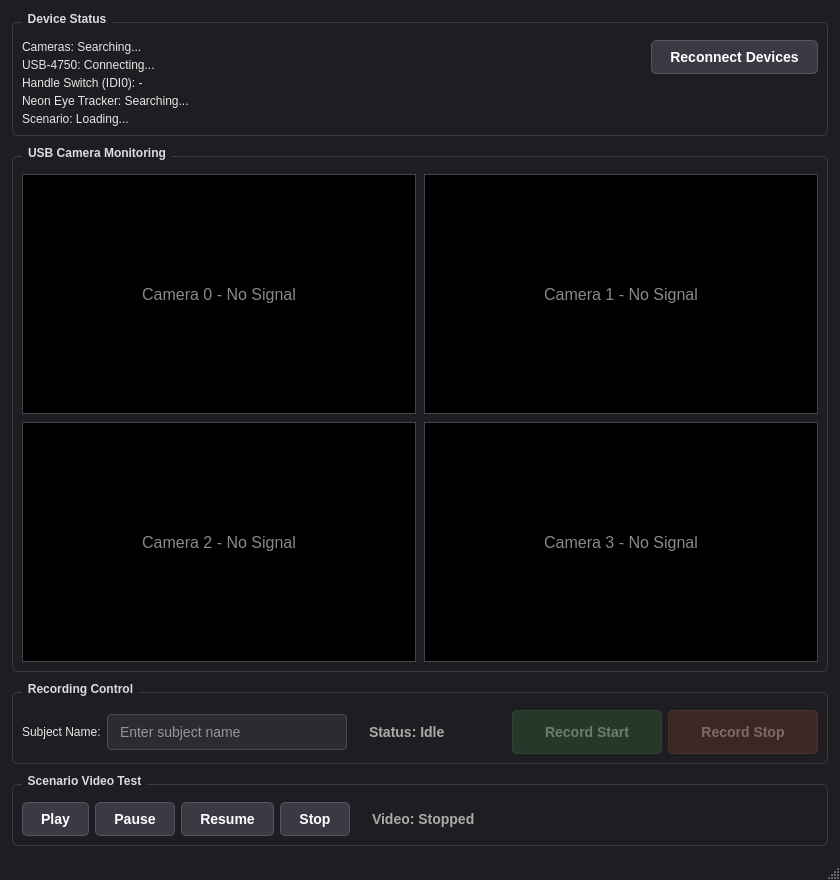
<?xml version="1.0" encoding="UTF-8"?>
<ui version="4.0">
 <class>MonitorWindow</class>
 <widget class="QMainWindow" name="MonitorWindow">
  <property name="geometry">
   <rect>
    <x>0</x>
    <y>0</y>
    <width>840</width>
    <height>680</height>
   </rect>
  </property>
  <property name="windowTitle">
   <string>Multi-Modal Experiment Monitor</string>
  </property>
  <property name="styleSheet">
   <string notr="true">QMainWindow {
    background-color: #1e1e22;
    color: #e6e6e6;
}
QGroupBox {
    border: 1px solid #3c3c44;
    border-radius: 6px;
    margin-top: 10px;
    padding-top: 8px;
    font-weight: bold;
    color: #dcdce0;
}
QGroupBox::title {
    subcontrol-origin: margin;
    left: 10px;
    padding: 0 4px;
}
QLabel {
    color: #e6e6e6;
}
QLineEdit {
    background-color: #2b2b31;
    color: #ffffff;
    border: 1px solid #4a4a55;
    border-radius: 4px;
    padding: 6px 10px;
    font-size: 14px;
}
QPushButton {
    background-color: #3a3a44;
    color: #ffffff;
    border: 1px solid #555562;
    border-radius: 5px;
    padding: 8px 18px;
    font-size: 14px;
    font-weight: bold;
}
QPushButton:hover:!disabled {
    background-color: #505060;
    border-color: #7c7c92;
}
QPushButton:pressed:!disabled {
    background-color: #2e2e38;
}
QPushButton:disabled {
    background-color: #2a2a30;
    color: #777780;
    border-color: #3a3a42;
}
QPushButton#recordStartButton {
    background-color: #2e7d32;
    border-color: #43a047;
}
QPushButton#recordStartButton:hover:!disabled {
    background-color: #388e3c;
}
QPushButton#recordStartButton:disabled {
    background-color: #263829;
    color: #6b7d6e;
    border-color: #324435;
}
QPushButton#recordStopButton {
    background-color: #c62828;
    border-color: #e53935;
}
QPushButton#recordStopButton:hover:!disabled {
    background-color: #d32f2f;
}
QPushButton#recordStopButton:disabled {
    background-color: #3d2626;
    color: #806868;
    border-color: #4a3232;
}</string>
  </property>
  <widget class="QWidget" name="centralwidget">
   <layout class="QVBoxLayout" name="mainVerticalLayout">
    <property name="spacing">
     <number>10</number>
    </property>
    <property name="leftMargin">
     <number>12</number>
    </property>
    <property name="topMargin">
     <number>12</number>
    </property>
    <property name="rightMargin">
     <number>12</number>
    </property>
    <property name="bottomMargin">
     <number>12</number>
    </property>
    <item>
     <widget class="QGroupBox" name="statusGroupBox">
      <property name="sizePolicy">
       <sizepolicy hsizetype="Preferred" vsizetype="Fixed">
        <horstretch>0</horstretch>
        <verstretch>0</verstretch>
       </sizepolicy>
      </property>
      <property name="title">
       <string>Device Status</string>
      </property>
      <layout class="QHBoxLayout" name="statusLayout">
       <item>
        <layout class="QVBoxLayout" name="statusLabelsLayout">
         <property name="spacing">
          <number>4</number>
         </property>
         <item>
          <widget class="QLabel" name="cameraStatusLabel">
           <property name="text">
            <string>Cameras: Searching...</string>
           </property>
          </widget>
         </item>
         <item>
          <widget class="QLabel" name="switchStatusLabel">
           <property name="text">
            <string>USB-4750: Connecting...</string>
           </property>
          </widget>
         </item>
         <item>
          <widget class="QLabel" name="switchStateLabel">
           <property name="text">
            <string>Handle Switch (IDI0): -</string>
           </property>
          </widget>
         </item>
         <item>
          <widget class="QLabel" name="eyeTrackerStatusLabel">
           <property name="text">
            <string>Neon Eye Tracker: Searching...</string>
           </property>
          </widget>
         </item>
         <item>
          <widget class="QLabel" name="scenarioStatusLabel">
           <property name="text">
            <string>Scenario: Loading...</string>
           </property>
          </widget>
         </item>
        </layout>
       </item>
       <item>
        <spacer name="statusSpacer">
         <property name="orientation">
          <enum>Qt::Horizontal</enum>
         </property>
         <property name="sizeHint" stdset="0">
          <size>
           <width>20</width>
           <height>20</height>
          </size>
         </property>
        </spacer>
       </item>
       <item alignment="Qt::AlignTop">
        <widget class="QPushButton" name="reconnectButton">
         <property name="text">
          <string>Reconnect Devices</string>
         </property>
        </widget>
       </item>
      </layout>
     </widget>
    </item>
    <item>
     <widget class="QGroupBox" name="cameraGroupBox">
      <property name="title">
       <string>USB Camera Monitoring</string>
      </property>
      <layout class="QGridLayout" name="cameraGridLayout">
       <property name="spacing">
        <number>8</number>
       </property>
       <item row="0" column="0">
        <widget class="QLabel" name="camLabel0">
         <property name="minimumSize">
          <size>
           <width>320</width>
           <height>240</height>
          </size>
         </property>
         <property name="styleSheet">
          <string notr="true">background-color: #000000; border: 1px solid #44444c; color: #888890; font-size: 16px;</string>
         </property>
         <property name="text">
          <string>Camera 0 - No Signal</string>
         </property>
         <property name="alignment">
          <set>Qt::AlignCenter</set>
         </property>
        </widget>
       </item>
       <item row="0" column="1">
        <widget class="QLabel" name="camLabel1">
         <property name="minimumSize">
          <size>
           <width>320</width>
           <height>240</height>
          </size>
         </property>
         <property name="styleSheet">
          <string notr="true">background-color: #000000; border: 1px solid #44444c; color: #888890; font-size: 16px;</string>
         </property>
         <property name="text">
          <string>Camera 1 - No Signal</string>
         </property>
         <property name="alignment">
          <set>Qt::AlignCenter</set>
         </property>
        </widget>
       </item>
       <item row="1" column="0">
        <widget class="QLabel" name="camLabel2">
         <property name="minimumSize">
          <size>
           <width>320</width>
           <height>240</height>
          </size>
         </property>
         <property name="styleSheet">
          <string notr="true">background-color: #000000; border: 1px solid #44444c; color: #888890; font-size: 16px;</string>
         </property>
         <property name="text">
          <string>Camera 2 - No Signal</string>
         </property>
         <property name="alignment">
          <set>Qt::AlignCenter</set>
         </property>
        </widget>
       </item>
       <item row="1" column="1">
        <widget class="QLabel" name="camLabel3">
         <property name="minimumSize">
          <size>
           <width>320</width>
           <height>240</height>
          </size>
         </property>
         <property name="styleSheet">
          <string notr="true">background-color: #000000; border: 1px solid #44444c; color: #888890; font-size: 16px;</string>
         </property>
         <property name="text">
          <string>Camera 3 - No Signal</string>
         </property>
         <property name="alignment">
          <set>Qt::AlignCenter</set>
         </property>
        </widget>
       </item>
      </layout>
     </widget>
    </item>
    <item>
     <widget class="QGroupBox" name="controlGroupBox">
      <property name="sizePolicy">
       <sizepolicy hsizetype="Preferred" vsizetype="Fixed">
        <horstretch>0</horstretch>
        <verstretch>0</verstretch>
       </sizepolicy>
      </property>
      <property name="title">
       <string>Recording Control</string>
      </property>
      <layout class="QHBoxLayout" name="controlLayout">
       <item>
        <widget class="QLabel" name="subjectNameLabel">
         <property name="text">
          <string>Subject Name:</string>
         </property>
        </widget>
       </item>
       <item>
        <widget class="QLineEdit" name="subjectNameEdit">
         <property name="minimumSize">
          <size>
           <width>240</width>
           <height>36</height>
          </size>
         </property>
         <property name="maximumSize">
          <size>
           <width>360</width>
           <height>16777215</height>
          </size>
         </property>
         <property name="placeholderText">
          <string>Enter subject name</string>
         </property>
        </widget>
       </item>
       <item>
        <widget class="QLabel" name="recordingStatusLabel">
         <property name="styleSheet">
          <string notr="true">font-size: 14px; font-weight: bold; color: #aaaaaa; padding-left: 12px;</string>
         </property>
         <property name="text">
          <string>Status: Idle</string>
         </property>
        </widget>
       </item>
       <item>
        <spacer name="controlSpacer">
         <property name="orientation">
          <enum>Qt::Horizontal</enum>
         </property>
         <property name="sizeHint" stdset="0">
          <size>
           <width>40</width>
           <height>20</height>
          </size>
         </property>
        </spacer>
       </item>
       <item>
        <widget class="QPushButton" name="recordStartButton">
         <property name="enabled">
          <bool>false</bool>
         </property>
         <property name="minimumSize">
          <size>
           <width>150</width>
           <height>44</height>
          </size>
         </property>
         <property name="text">
          <string>Record Start</string>
         </property>
        </widget>
       </item>
       <item>
        <widget class="QPushButton" name="recordStopButton">
         <property name="enabled">
          <bool>false</bool>
         </property>
         <property name="minimumSize">
          <size>
           <width>150</width>
           <height>44</height>
          </size>
         </property>
         <property name="text">
          <string>Record Stop</string>
         </property>
        </widget>
       </item>
      </layout>
     </widget>
    </item>
    <item>
     <widget class="QGroupBox" name="scenarioTestGroupBox">
      <property name="sizePolicy">
       <sizepolicy hsizetype="Preferred" vsizetype="Fixed">
        <horstretch>0</horstretch>
        <verstretch>0</verstretch>
       </sizepolicy>
      </property>
      <property name="title">
       <string>Scenario Video Test</string>
      </property>
      <layout class="QHBoxLayout" name="scenarioTestLayout">
       <item>
        <widget class="QPushButton" name="scenarioPlayButton">
         <property name="text">
          <string>Play</string>
         </property>
        </widget>
       </item>
       <item>
        <widget class="QPushButton" name="scenarioPauseButton">
         <property name="text">
          <string>Pause</string>
         </property>
        </widget>
       </item>
       <item>
        <widget class="QPushButton" name="scenarioResumeButton">
         <property name="text">
          <string>Resume</string>
         </property>
        </widget>
       </item>
       <item>
        <widget class="QPushButton" name="scenarioStopButton">
         <property name="text">
          <string>Stop</string>
         </property>
        </widget>
       </item>
       <item>
        <widget class="QLabel" name="scenarioPlaybackStateLabel">
         <property name="styleSheet">
          <string notr="true">font-size: 14px; font-weight: bold; color: #aaaaaa; padding-left: 12px;</string>
         </property>
         <property name="text">
          <string>Video: Stopped</string>
         </property>
        </widget>
       </item>
       <item>
        <spacer name="scenarioTestSpacer">
         <property name="orientation">
          <enum>Qt::Horizontal</enum>
         </property>
         <property name="sizeHint" stdset="0">
          <size>
           <width>40</width>
           <height>20</height>
          </size>
         </property>
        </spacer>
       </item>
      </layout>
     </widget>
    </item>
   </layout>
  </widget>
  <widget class="QStatusBar" name="statusbar"/>
 </widget>
 <resources/>
 <connections/>
</ui>
